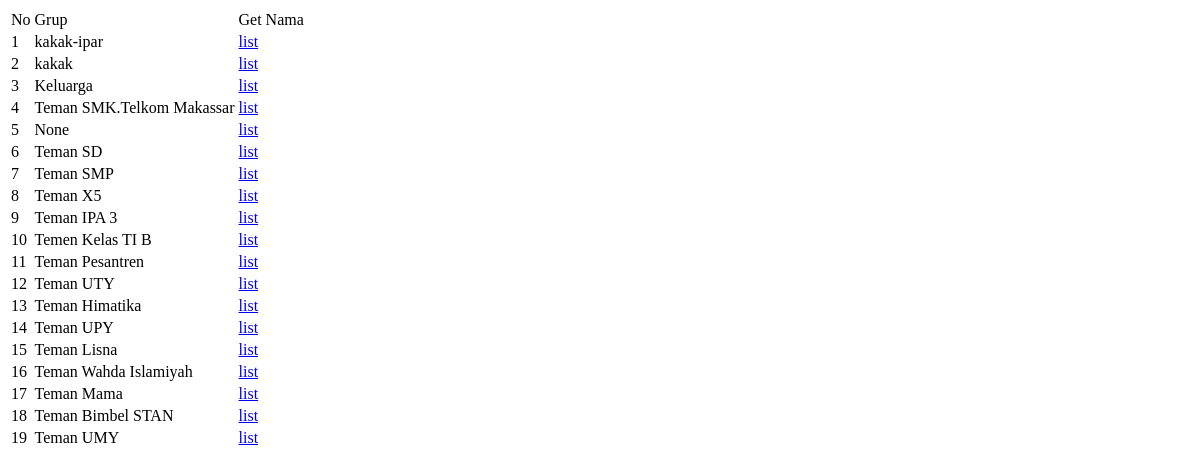
The page /list/ on the database as committed earlier.
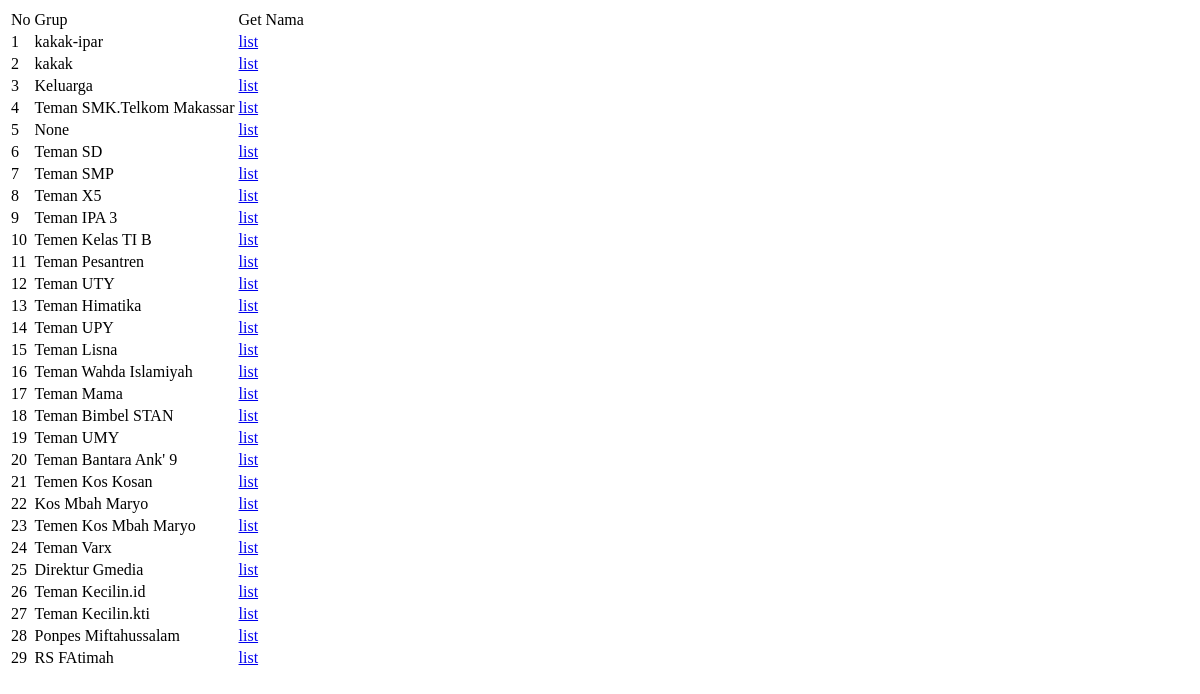
The same page on the database as committed later.
### app_undangan/models.py (models this page shows, shortened)
class TamuUndangan(models.Model):
	nama = models.CharField(max_length=200, null=True, blank=True, unique=True)
	keterangan = models.CharField(max_length=200, null=True, blank=True)
	created_at = models.DateTimeField(auto_now_add=True)
	updated_at = models.DateTimeField(auto_now=True)

### app_undangan/views.py (the view)
# urls.py: path('list/', list_grup),
def list_grup(request):
    tamu_undangan = TamuUndangan.objects.all()
    grups = []
    for data in tamu_undangan:
        if data.keterangan not in grups:
            grups.append(data.keterangan)
    context = {
        'title' : 'Beranda',
        'SubJudul' : '',
        'content'   : "",
        'grups'     : grups
        }
    print(grups)
    return render(request, 'list_grup.html', context)

### templates/list_grup.html (shortened to what this page needs)
<!DOCTYPE html>
<html>
<head>
</head>
<body>
	<table>
		<tr>
			<td>No</td>
			<td>Grup</td>
			<td>Get Nama</td>
		</tr>
		{% for grup in grups %}
         <tr>
         	<td>{{forloop.counter}}</td>
            <td>{{grup}}</td>
            <td><a href="/list/{{grup}}" target="blank">list</a></td>
         </tr>
        {% endfor %}
	</table>
</body>
</html>

Rows that differ between the two databases and show on the page:
added TamuUndangan: grups "Teman Bantara Ank' 9"
added TamuUndangan: grups "Temen Kos Kosan"
added TamuUndangan: grups "Kos Mbah Maryo"
added TamuUndangan: grups "Temen Kos Mbah Maryo"
added TamuUndangan: grups "Teman Varx"
added TamuUndangan: grups "Direktur Gmedia"
added TamuUndangan: grups "Teman Kecilin.id"
added TamuUndangan: grups "Teman Kecilin.kti"
added TamuUndangan: grups "Ponpes Miftahussalam"
added TamuUndangan: grups "RS FAtimah"
Other text that changed with them:
new list line: "20 list"
new list line: "21 list"
new list line: "22 list"
new list line: "23 list"
new list line: "24 list"
new list line: "25 list"
new list line: "26 list"
new list line: "27 list"
new list line: "28 list"
new list line: "29 list"
